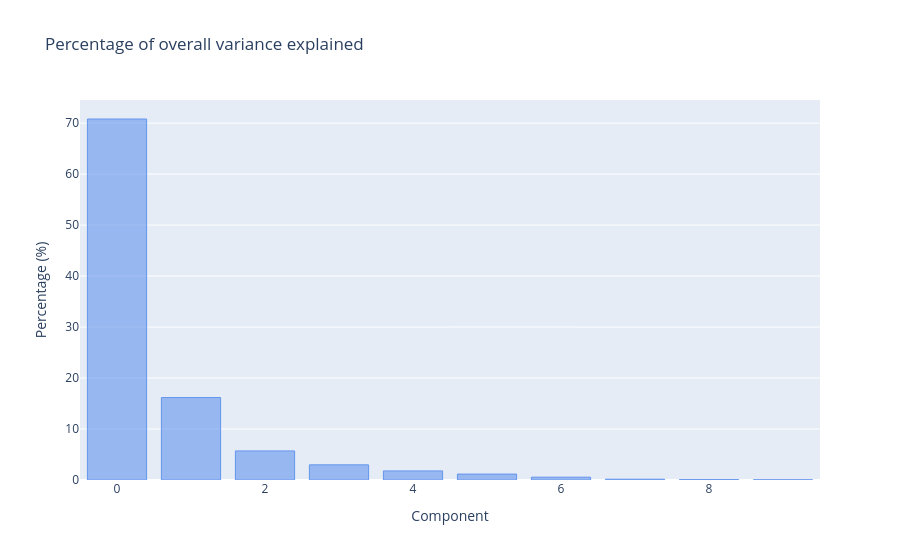

Notebook source saved alongside this figure:
### Code cell
(df_eigval['Explained proportion'][:10] * 100).iplot(
    kind='bar',
    color='cornflowerblue',
    layout=dict(
        title='Percentage of overall variance explained',
        xaxis=dict(
            title=dict(text='Component')
        ),
        yaxis=dict(
            title=dict(text='Percentage (%)')
        )
    )
)

### Figure 1 — Plotly figure (JSON) as saved in the notebook; plotly's stock layout.template omitted (floating-point values rounded to 4 significant figures)
{"data": [{"marker": {"color": "rgba(100, 149, 237, 0.6)", "line": {"color": "rgba(100, 149, 237, 1.0)", "width": 1}}, "name": "Explained proportion", "orientation": "v", "text": "", "type": "bar", "x": [0, 1, 2, 3, 4, 5, 6, 7, 8, 9], "y": [70.81, 16.17, 5.704, 2.972, 1.782, 1.161, 0.5522, 0.157, 0.06784, 0.03139]}], "layout": {"title": {"text": "Percentage of overall variance explained"}, "xaxis": {"title": {"text": "Component"}}, "yaxis": {"title": {"text": "Percentage (%)"}}}}
